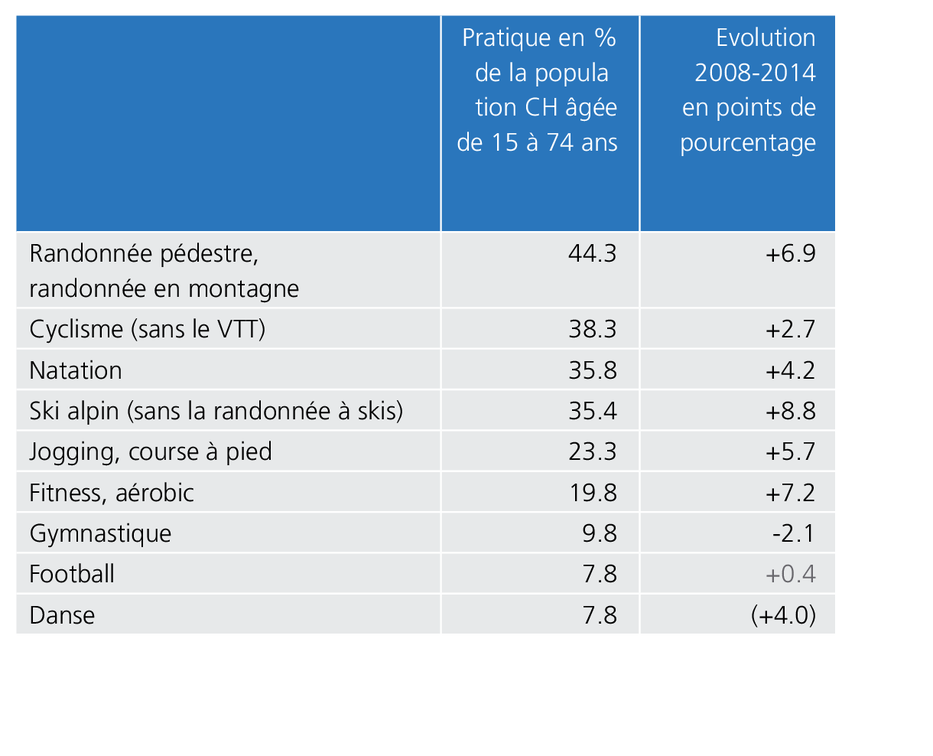
#> input picture Traitement hocr/petit2.tif, 933 x 756 px, shrunk from 1220 x 988 before the run
$ python boite_coord.py   (Python 2 division)
#> lines starting #> are read from the running program, lines starting #| are printed output that depends on the picture
from PIL import Image
from pylab import array, imshow, show
from scipy.ndimage import measurements
import os


def main():

    img_table, img = choose_img()


    # ceate array
    img_block_array = array(img_table)
    img_array = array(img)

    imshow(img_block_array)
    show()
    imshow(img_array)
    show()

    # ici choisir ce qu"on veut annalyser comme tableau (min et max pour les boite)...
    panel_boxes = find_objects_with_size(
        img_block_array,
        min_height=40,
        min_width=10,
        )

def find_objects_with_size(img_array, min_height=None, max_height=None, min_width=None, max_width=None):

    # Get connected componens and their bounding boxes...
    labels, num_obects = measurements.label(img_array)
    boxes = measurements.find_objects(labels)

    # trier les boite avec bonne taille
    panel_boxes = list()
    for boxe in boxes:

        if min_height < boxe[0].stop - boxe[0].start or min_height == None: # hauteur min
            if max_height > boxe[0].stop - boxe[0].start or max_height == None: # hauteur max
                if min_width < boxe[1].stop - boxe[1].start or min_width == None: # largeur min
                    if max_width > boxe[1].stop - boxe[1].start or max_width == None: # largeur max
                        panel_boxes.append([int(boxe[0].start), int(boxe[1].start), int(boxe[0].stop), int(boxe[1].stop)])

            # ajouter coordonnee boite ici !!!!!!!!!!!-------------------

    print panel_boxes
    return panel_boxes

def choose_img():

    img = Image.open("petit2.tif")
#> img is the input picture: PIL image 933x756 RGBA; mean R, G, B, A 189, 208.4, 225.8, 255

    img_tableau_noir = img.point(lambda i: (i-127)*2.3).point(lambda i: 0 if i < 250 else 255)
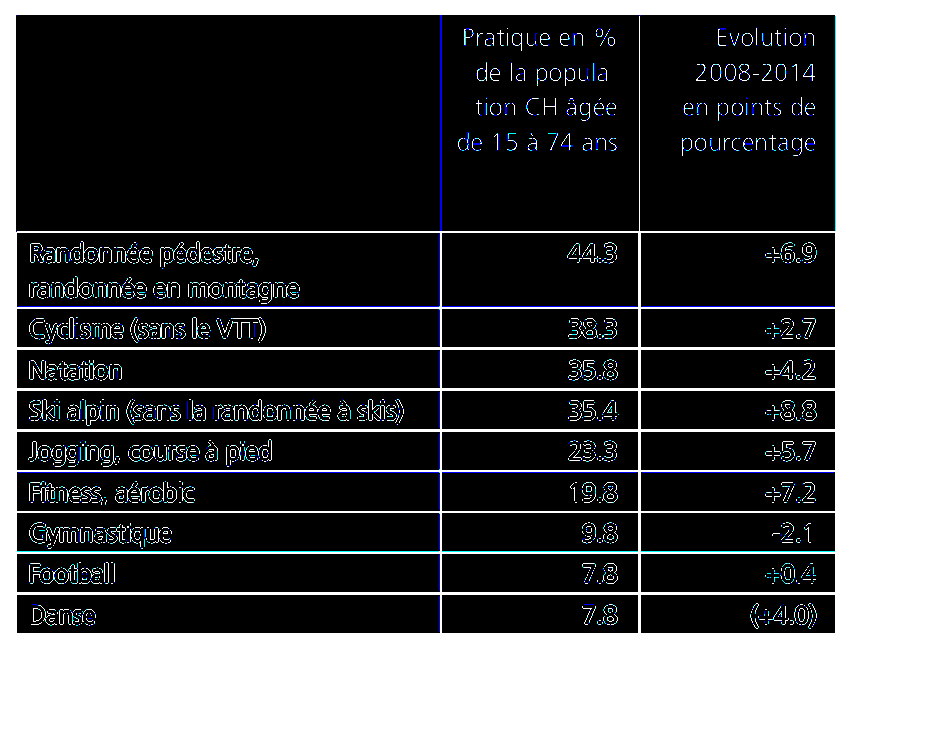
#> img_tableau_noir: PIL image 933x756 RGBA; mean R, G, B, A 83.3, 84.5, 86, 255
    img_tableau_blanc = img_tableau_noir.point(lambda i: 0 if i == 255 else 255)
    img = img.point(lambda i: (i-127)*2.3).point(lambda i: 0 if i < 50 else 255)
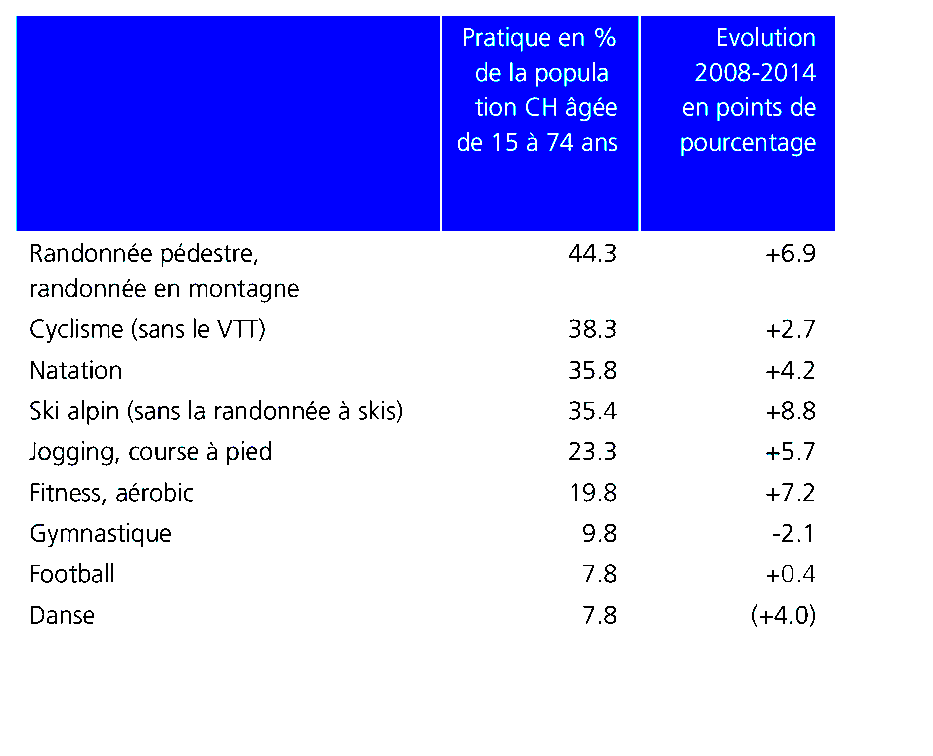
#> img: PIL image 933x756 RGBA; mean R, G, B, A 188.5, 189.3, 250.4, 255

    return img_tableau_blanc, img

if __name__ == "__main__":
    main()
#> in find_objects_with_size, `labels, num_obects = measurements.label(img_array)`: num_obects = 35
#> in find_objects_with_size, `boxes = measurements.find_objects(labels)`: boxes = 35 items
#> the loop in find_objects_with_size, `for boxe in boxes: ` made 1 pass
#> after the loop in find_objects_with_size, `for boxe in boxes:`: panel_boxes = []
#> (the run stopped early here; a loop or call above may not have finished)

$ run again, with Traitement hocr/petit1.tif copied over Traitement hocr/petit2.tif
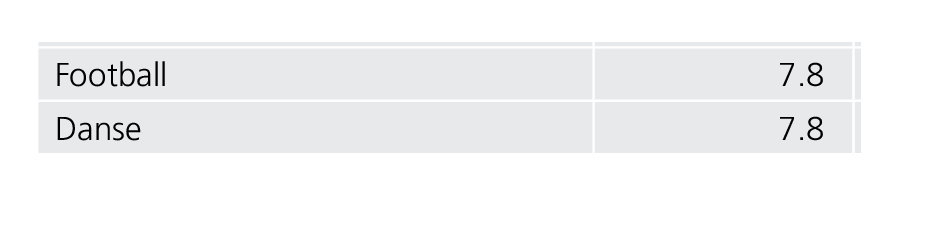
#> input picture Traitement hocr/petit1.tif, 932 x 228 px
#> in choose_img, img is the input picture: PIL image 932x228 RGBA; mean R, G, B, A 243.4, 244.2, 244.6, 255
#> in choose_img, `img_tableau_noir = img.point(lambda i: (i-127)*2.3).point(lambda i: 0 ..`:
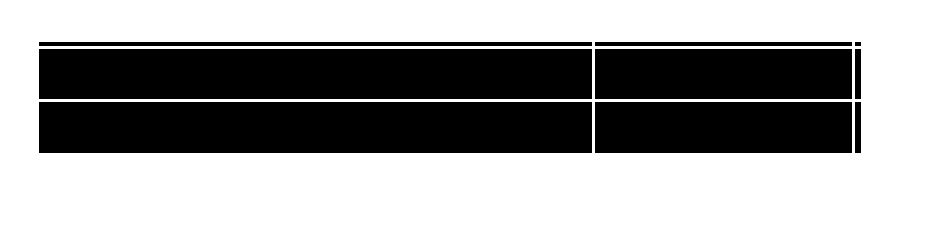
#> img_tableau_noir: PIL image 932x228 RGBA; mean R, G, B, A 152.2, 152.2, 152.2, 255
#> in choose_img, `img = img.point(lambda i: (i-127)*2.3).point(lambda i: 0 if i < 50 els..`:
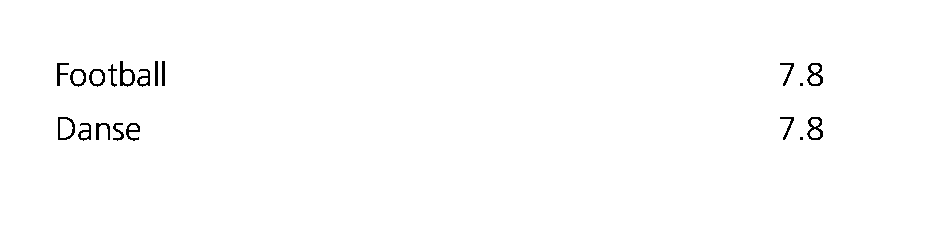
#> img: PIL image 932x228 RGBA; mean R, G, B, A 252.8, 252.8, 252.8, 255
#> num_obects = 9
#> boxes = 9 items
#> the loop in find_objects_with_size, `for boxe in boxes: ` made 4 passes
#> after the loop in find_objects_with_size, `for boxe in boxes:`: panel_boxes = []
